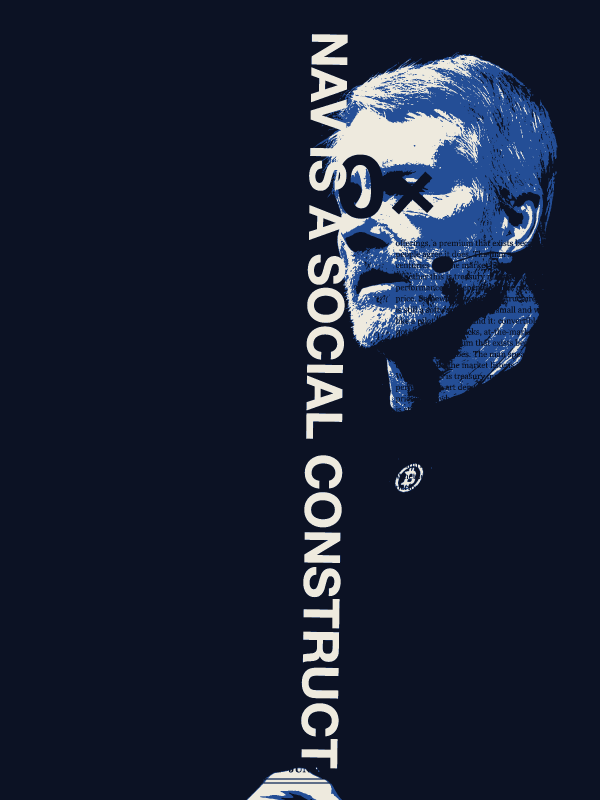
#> input picture drop/saylor/img/102.png, 1800 x 2400 px (shown at 1/3 size)
$ python -i fetch_masters.py   (imports and definitions only)
#> lines starting #> are read from the running program, lines starting #| are printed output that depends on the picture
#!/usr/bin/env python3
# Сбор мастер-портретов с Wikimedia Commons (свободные лицензии, авторство фиксируется).
# Для каждого героя: категория + поиск -> фильтр лицензий/размера -> скачивание ->
# кроп 3:4 с верхним якорем -> assets/<slug>/NNN.jpg + credits.json + manifest.json
import json, os, re, ssl, sys, time, urllib.parse, urllib.request
import certifi
from PIL import Image

# [1 line that did not run here, left out]

API = 'https://commons.wikimedia.org/w/api.php'
HDRS = {'User-Agent': 'thomqu-collection/1.0 (contact: cryptokynata@gmail.com)'}
ROOT = os.path.dirname(os.path.dirname(os.path.abspath(__file__)))

PERSONS = [
    {'slug': 'huang',   'name': 'Jensen Huang',    'ticker': 'NVDA', 'cat': 'Category:Jensen Huang',     'q': 'Jensen Huang'},
    {'slug': 'saylor',  'name': 'Michael Saylor',  'ticker': 'MSTR', 'cat': 'Category:Michael J. Saylor','q': 'Michael Saylor'},
    {'slug': 'vitalik', 'name': 'Vitalik Buterin', 'ticker': 'ETH',  'cat': 'Category:Vitalik Buterin',  'q': 'Vitalik Buterin'},
    {'slug': 'powell',  'name': 'Jerome Powell',   'ticker': 'FED',  'cat': 'Category:Jerome Powell',    'q': 'Jerome Powell federal reserve'},
    {'slug': 'gates',   'name': 'Bill Gates',      'ticker': 'MSFT', 'cat': 'Category:Bill Gates',       'q': 'Bill Gates'},
    {'slug': 'zuck',    'name': 'Mark Zuckerberg', 'ticker': 'META', 'cat': 'Category:Mark Zuckerberg',  'q': 'Mark Zuckerberg'},
    {'slug': 'cz',      'name': 'Changpeng Zhao',  'ticker': 'BNB',  'cat': 'Category:Changpeng Zhao',   'q': 'Changpeng Zhao Binance'},
    {'slug': 'trump',   'name': 'Donald Trump',    'ticker': 'TRUMP','cat': 'Category:Donald Trump 2024','q': 'Donald Trump portrait'},
    {'slug': 'musk',    'name': 'Elon Musk',       'ticker': 'DOGE', 'cat': 'Category:Elon Musk',        'q': 'Elon Musk'},
    {'slug': 'sbf',     'name': 'Sam Bankman-Fried','ticker':'FTT',  'cat': 'Category:Sam Bankman-Fried','q': 'Sam Bankman-Fried'},
    {'slug': 'cathie',  'name': 'Cathie Wood',     'ticker': 'ARKK', 'cat': 'Category:Cathie Wood',      'q': 'Cathie Wood ARK'},
    {'slug': 'buffett', 'name': 'Warren Buffett',  'ticker': 'BRK',  'cat': 'Category:Warren Buffett',   'q': 'Warren Buffett'},
    {'slug': 'armstrong','name':'Brian Armstrong', 'ticker': 'COIN', 'cat': 'Category:Brian Armstrong (businessman)','q': 'Brian Armstrong Coinbase'},
    {'slug': 'dorsey',  'name': 'Jack Dorsey',     'ticker': 'BTC',  'cat': 'Category:Jack Dorsey',      'q': 'Jack Dorsey'},
    {'slug': 'dimon',   'name': 'Jamie Dimon',     'ticker': 'JPM',  'cat': 'Category:Jamie Dimon',      'q': 'Jamie Dimon'},
    {'slug': 'dokwon',  'name': 'Do Kwon',         'ticker': 'LUNA', 'cat': 'Category:Do Kwon',          'q': 'Do Kwon Terra'},
    {'slug': 'sun',     'name': 'Justin Sun',      'ticker': 'TRX',  'cat': 'Category:Justin Sun',       'q': 'Justin Sun Tron'},
    {'slug': 'ternus',  'name': 'John Ternus',     'ticker': 'AAPL', 'cat': 'Category:John Ternus',      'q': 'John Ternus Apple'},
]

OK = re.compile(r'^(cc0|cc.by(.\d\.\d)?|public domain|pd|no restrictions|attribution)', re.I)   # разрешительные
SA = re.compile(r'cc.by.sa', re.I)                                                              # share-alike: качаем, но помечаем
BAD_NAME = re.compile(r'(logo|chart|diagram|screenshot|graph|map|icon|cover|book|slide)', re.I)

# [45 lines left out: functions api, gather, fileinfo, not called in this run]

def crop34(src, dst):
#> called with src = '../drop/saylor/img/102.png', dst = 'out.png'
    im = Image.open(src).convert('RGB')
    w, h = im.size
#> w = 1800; h = 2400
    if w / h > 3/4:
        cw = int(h * 3/4); x = (w - cw)//2; box = (x, 0, x+cw, h)
    else:
        ch = int(w * 4/3); y = int((h - ch) * 0.18); box = (0, y, w, y+ch)   # верхний якорь
#> after `ch = int(w * 4 / 3)`: ch = 2400
#> after `y = int((h - ch) * 0.18)`: y = 0
#> after `box = (0, y, w, y + ch)`: box = (0, 0, 1800, 2400)
    im.crop(box).resize((900, 1200), Image.LANCZOS).save(dst, 'JPEG', quality=88)
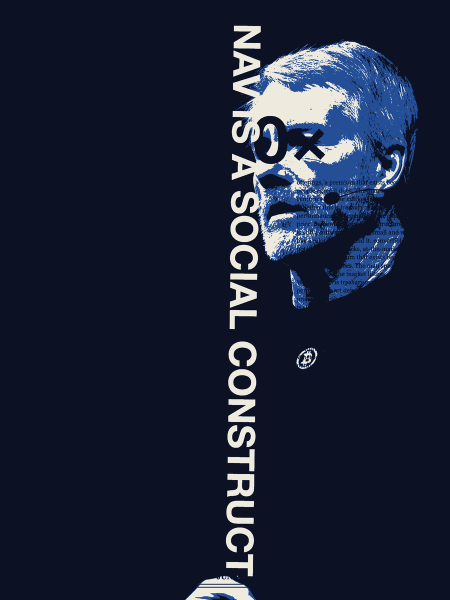
#> saved as out.png: PIL image 900x1200 RGB (shown at 1/2 size); mean R, G, B 26.7, 34.5, 54.3

# [37 lines left out: function run, not called in this run]

# [5 lines not run here, left out]

>>> result = crop34('../drop/saylor/img/102.png', 'out.png')

$ run again, on drop/saylor/img/35.png
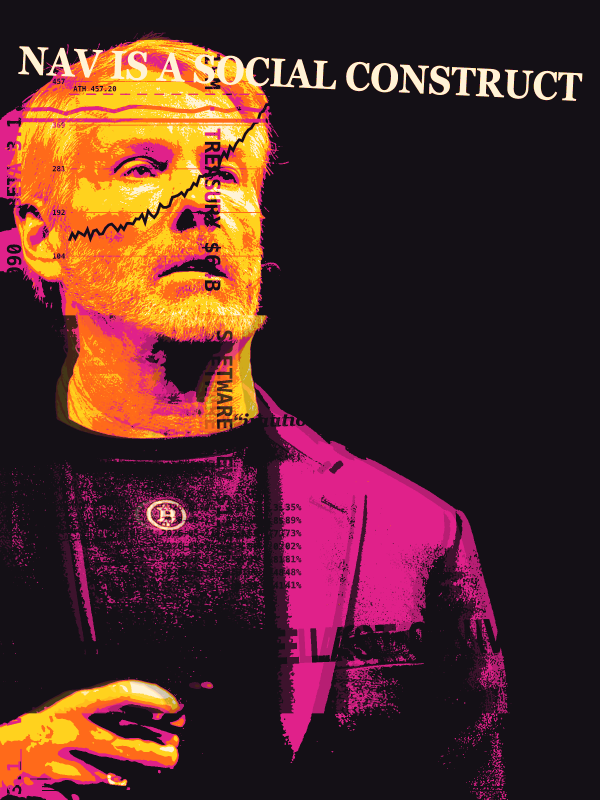
#> input picture drop/saylor/img/35.png, 1800 x 2400 px (shown at 1/3 size)
#> in crop34, `im.crop(box).resize((900, 1200), Image.LANCZOS).save(dst, 'JPEG', qual..`:
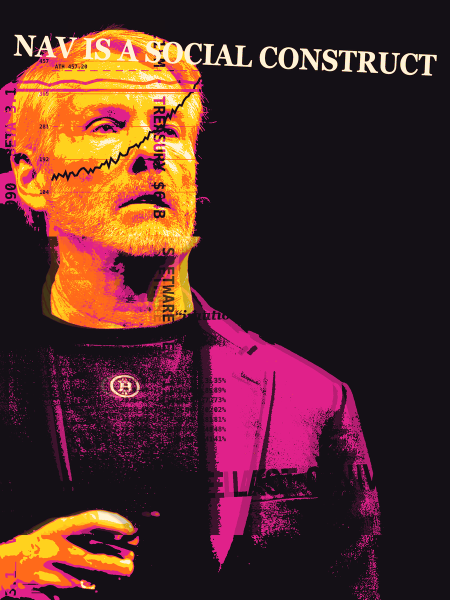
#> saved as out.png: PIL image 900x1200 RGB (shown at 1/2 size); mean R, G, B 83, 42.4, 40.8

$ run again, on drop/saylor/img/38.png
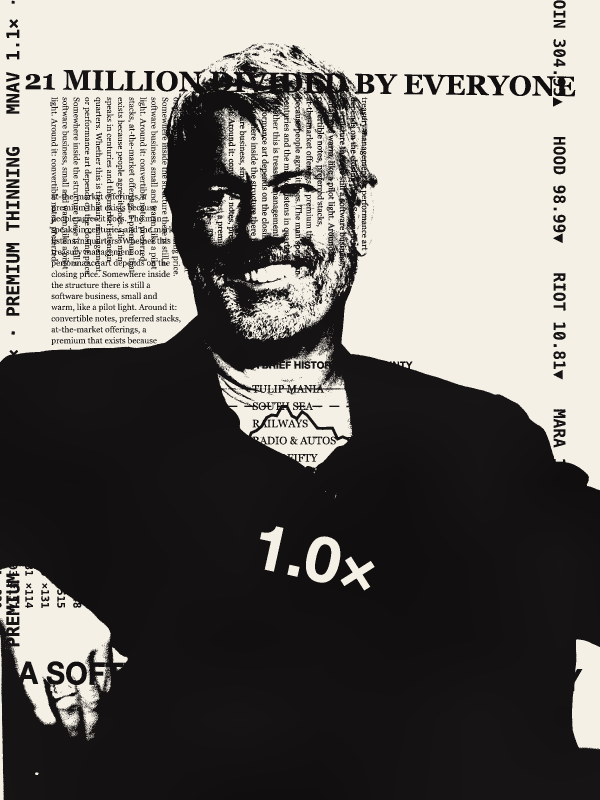
#> input picture drop/saylor/img/38.png, 1800 x 2400 px (shown at 1/3 size)
#> in crop34, `im.crop(box).resize((900, 1200), Image.LANCZOS).save(dst, 'JPEG', qual..`:
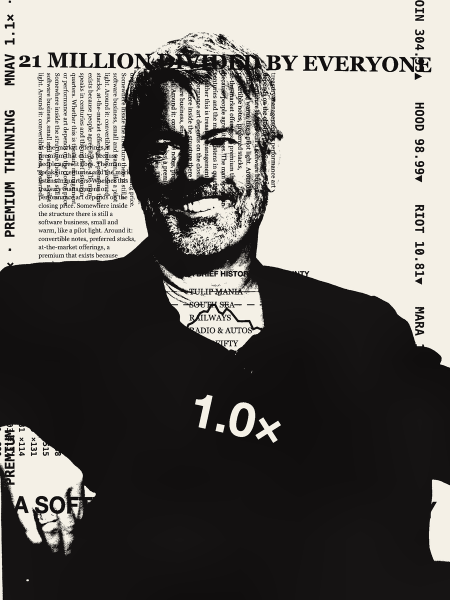
#> saved as out.png: PIL image 900x1200 RGB (shown at 1/2 size); mean R, G, B 113.2, 110.4, 106.3

$ run again, on drop/saylor/img/43.png
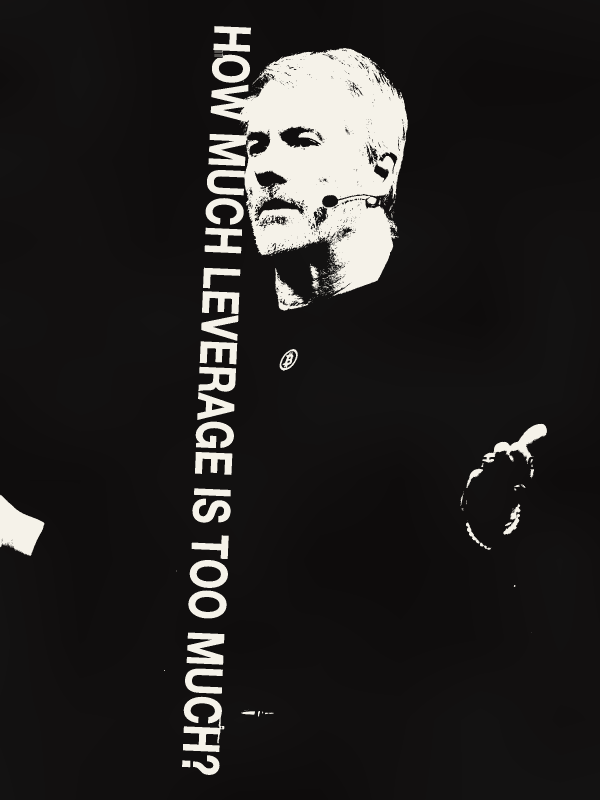
#> input picture drop/saylor/img/43.png, 1800 x 2400 px (shown at 1/3 size)
#> in crop34, `im.crop(box).resize((900, 1200), Image.LANCZOS).save(dst, 'JPEG', qual..`:
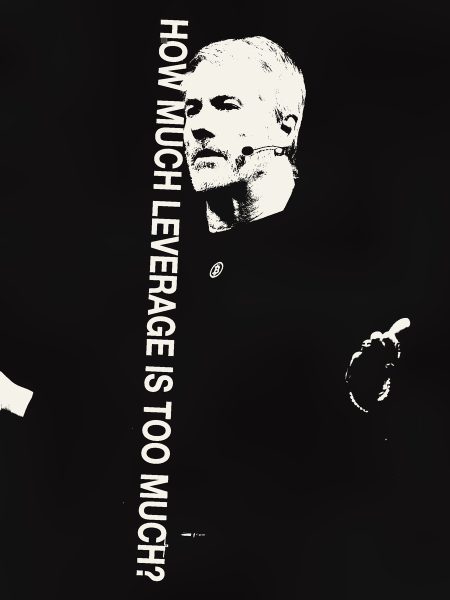
#> saved as out.png: PIL image 900x1200 RGB (shown at 1/2 size); mean R, G, B 37.4, 35.5, 34.8
